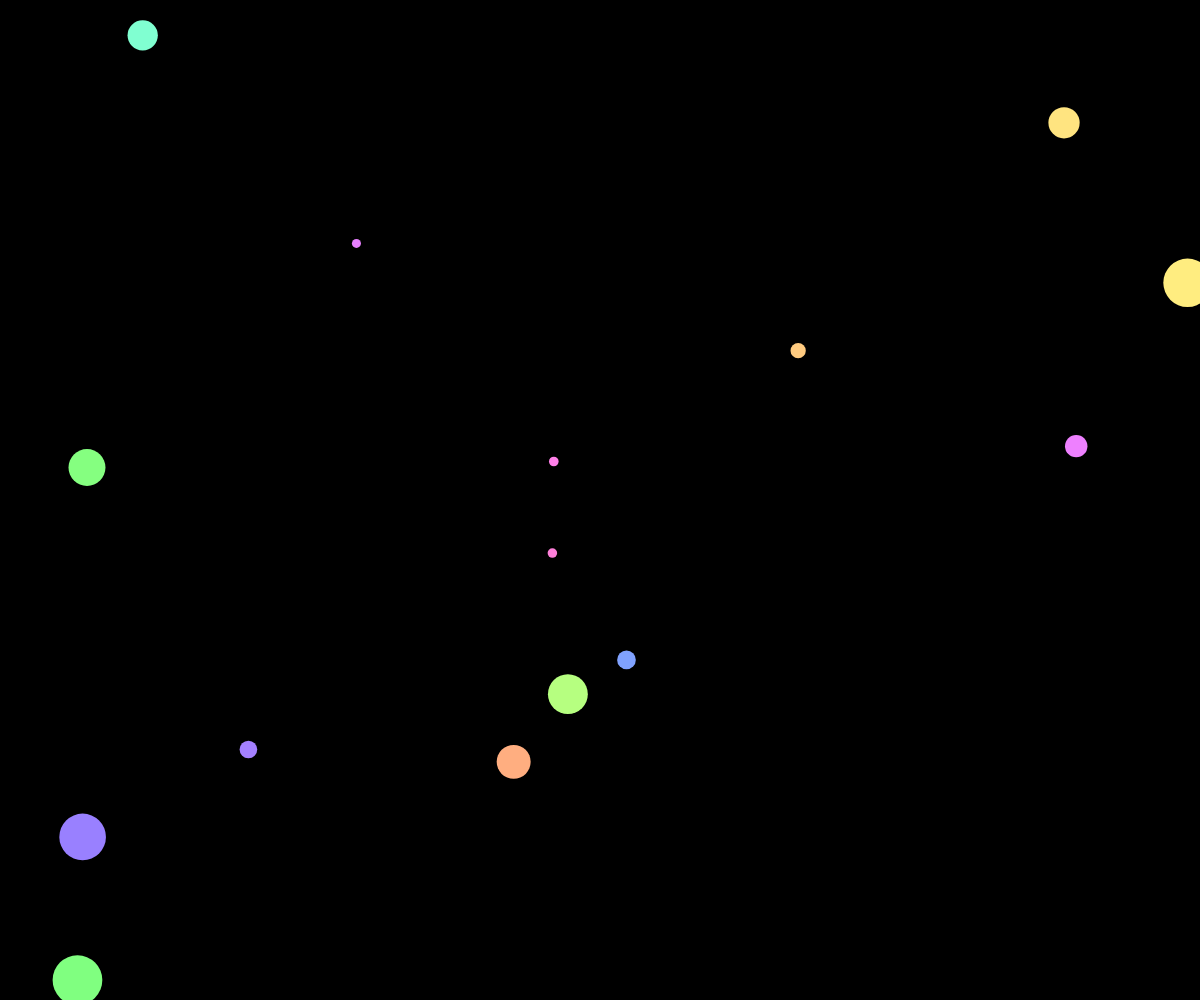
Frame 1 (no input)
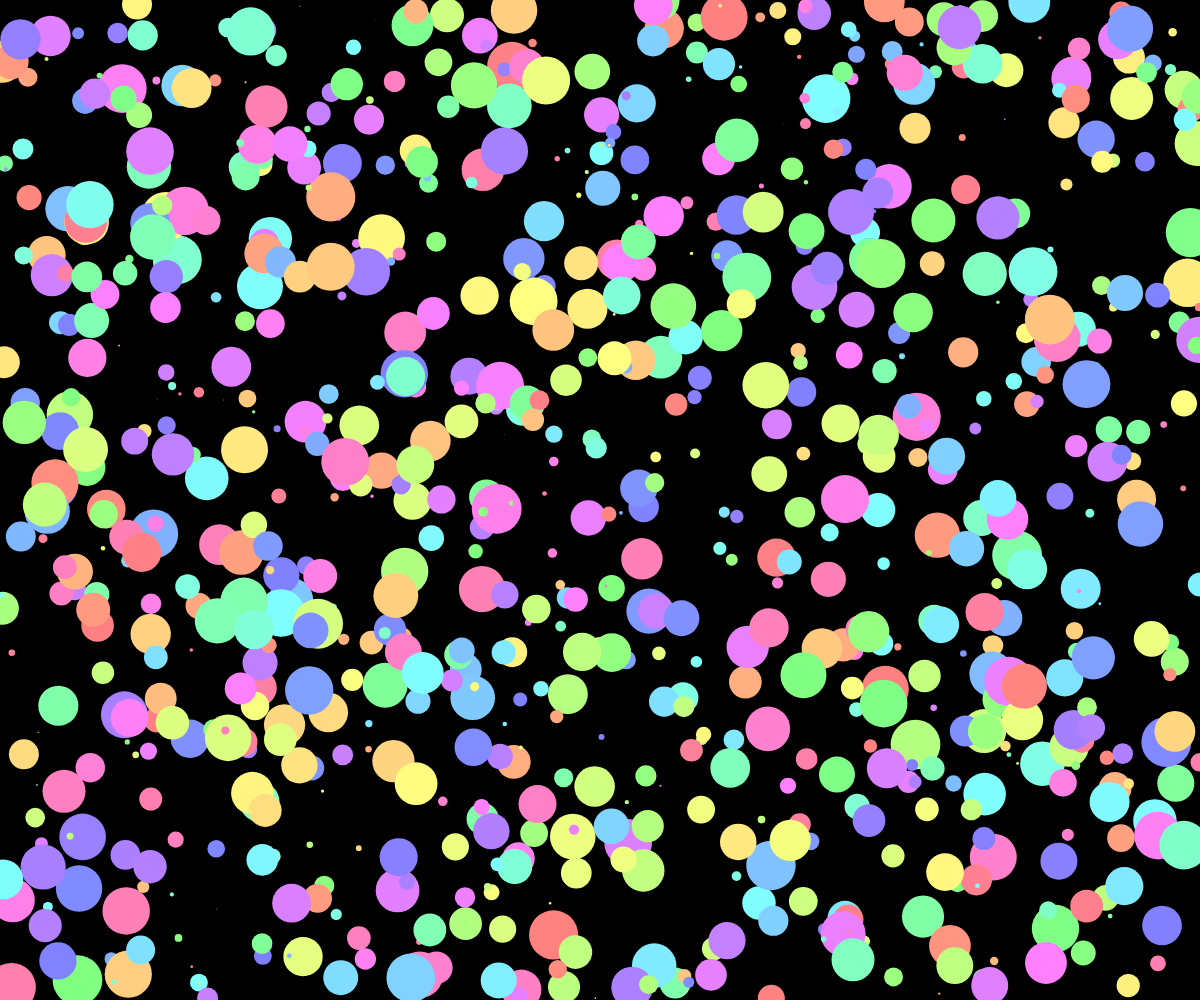
Frame 60 (no input)
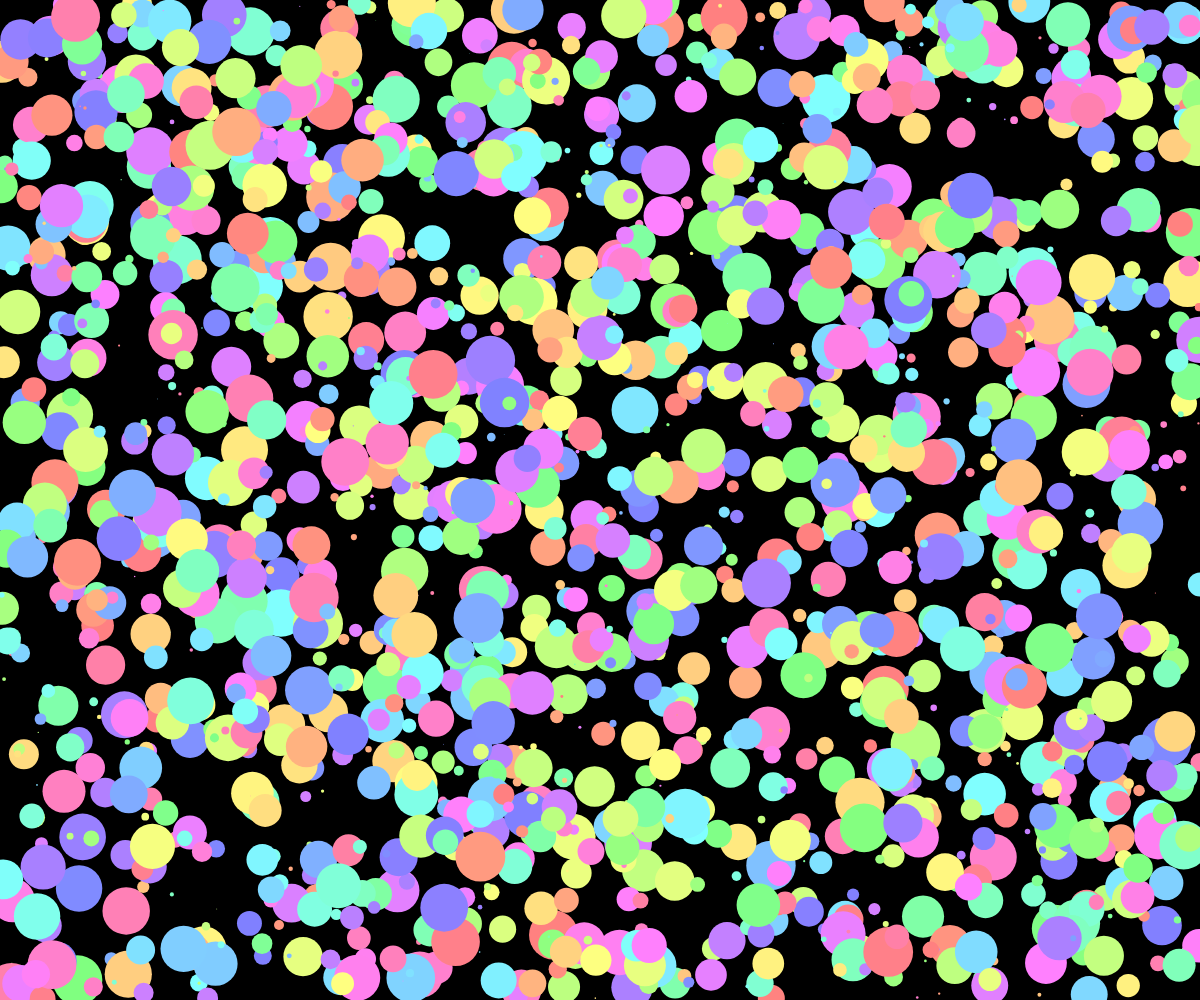
Frame 120 (the mouse pressed at the canvas centre since frame 60)

The p5.js sketch that drew these frames (run headless with seeded random() and noise() and a simulated clock; from frame 60 on, the mouse is pressed at the canvas centre):

// p5.js sketch
// ── sketch.js
function setup() {
  createCanvas(windowWidth, windowHeight);
  colorMode(HSB,360);
  background(0);
  frameRate(25);
}

function draw() {
  noStroke();
  for(let i = 0; i < 15; i++){
    fill(random(0,360),180,360);
    circle(random(0,width),random(0,height),random(0.5,50));
  }
  if(frameCount % 300 == 0){
    background(0);
  }
}

function windowResized(){
  resizeCanvas(windowWidth, windowHeight);
}
